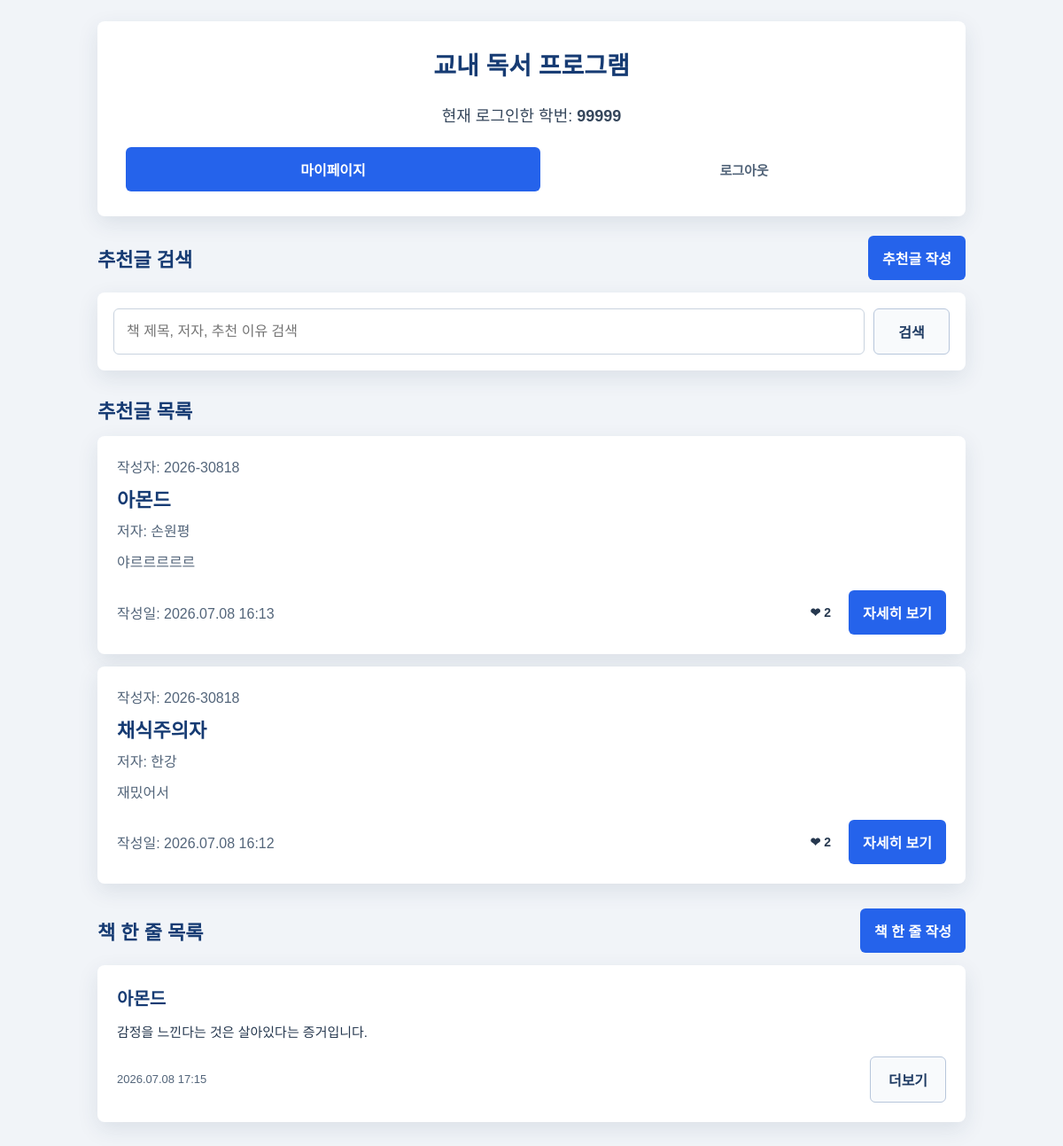
The page / (signed in) on the database as committed earlier.
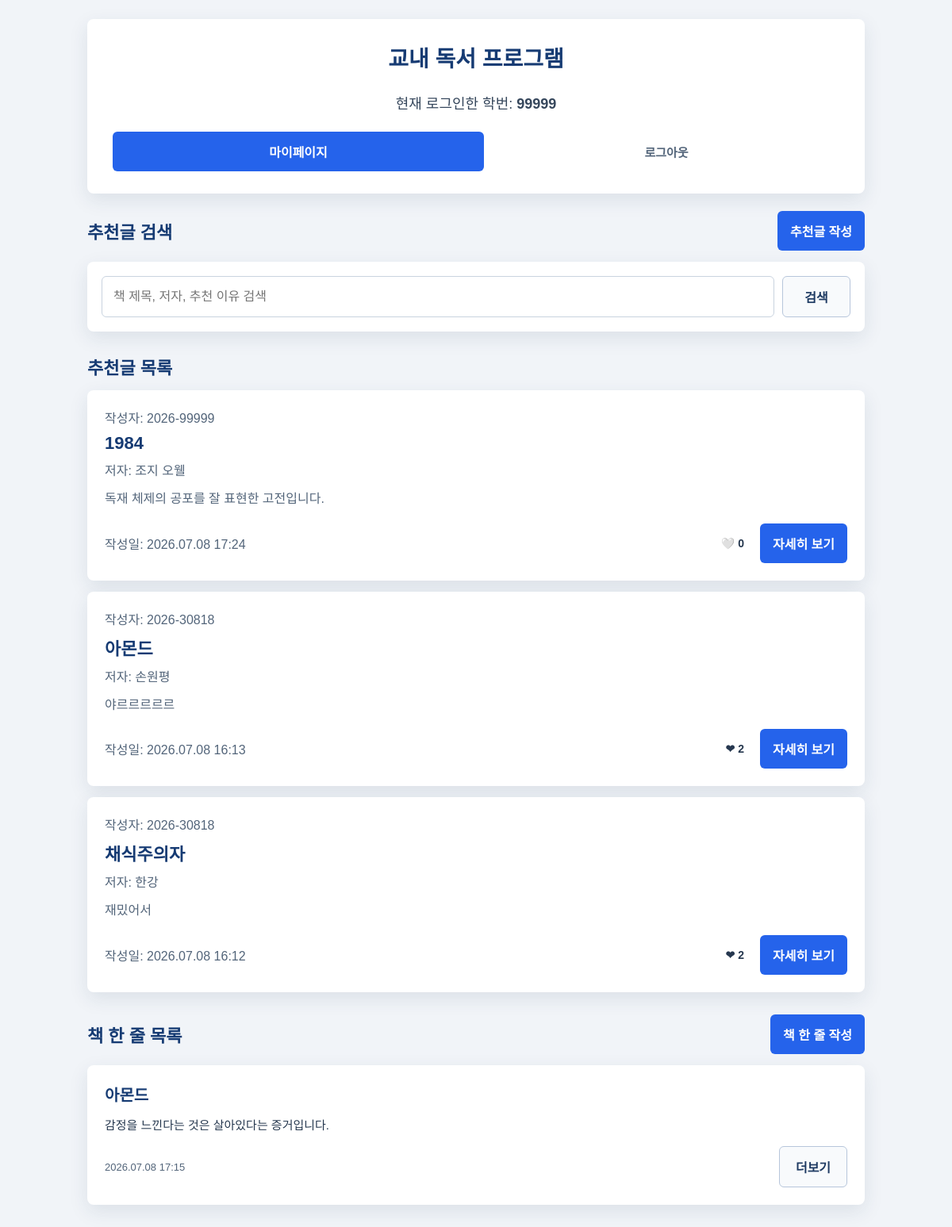
The same page on the database as committed later.
### recommendations/models.py (models this page shows, shortened)
class Recommendation(models.Model):
    author = models.ForeignKey(
        settings.AUTH_USER_MODEL,
        on_delete=models.CASCADE,
        related_name='recommendations',
        verbose_name='작성자',
    )
    is_anonymous = models.BooleanField(default=False, verbose_name='익명 여부')
    writer_name = models.CharField(max_length=20, verbose_name='작성자 표시')
    book_title = models.CharField(max_length=100, verbose_name='책 제목')
    book_author = models.CharField(max_length=50, verbose_name='저자')
    post_text = models.TextField(verbose_name='추천 이유')
    created_at = models.DateTimeField(auto_now_add=True, verbose_name='작성일')
    updated_at = models.DateTimeField(auto_now=True, verbose_name='수정일')
    liked_users = models.ManyToManyField(
        settings.AUTH_USER_MODEL,
        blank=True,
        related_name='liked_recommendations',
        verbose_name='좋아요 사용자',
    )
    class Meta:
        ordering = ['-created_at']
        verbose_name = '추천글'
        verbose_name_plural = '추천글'
    @property
    def like_count(self):
        return self.liked_users.count()

### brief_reviews/models.py (models this page shows, shortened)
class BookQuote(models.Model):
    author = models.ForeignKey(
        settings.AUTH_USER_MODEL,
        on_delete=models.CASCADE,
        related_name='book_quotes',
        verbose_name='작성자',
    )
    book_title = models.CharField(max_length=100, verbose_name='책 제목')
    post_text = models.TextField(verbose_name='책 한 줄 내용')
    created_at = models.DateTimeField(auto_now_add=True, verbose_name='작성일')
    updated_at = models.DateTimeField(auto_now=True, verbose_name='수정일')
    class Meta:
        ordering = ['-created_at']
        verbose_name = '책 한 줄'
        verbose_name_plural = '책 한 줄'

### users/views.py (the view)
# urls.py: path('', views.home, name='home'),
@login_required
def home(request):
    search_query = request.GET.get('q', '').strip()
    recommendations = Recommendation.objects.select_related('author').order_by('-created_at')
    quotes = BookQuote.objects.select_related('author').order_by('-created_at')[:5]
    if search_query:
        recommendations = recommendations.filter(
            Q(book_title__icontains=search_query)
            | Q(book_author__icontains=search_query)
            | Q(post_text__icontains=search_query)
        )
    return render(
        request,
        'users/home.html',
        {
            'recommendations': recommendations,
            'quotes': quotes,
            'search_query': search_query,
        },
    )

### templates/users/home.html (shortened to what the changed rows need)
{% load static %}
<!DOCTYPE html>
<html lang="ko">
<head>
    <link rel="stylesheet" href="{% static 'users/style.css' %}">
</head>
<body>
    <main class="page list-page">
        <section class="content-wrap">
            <div class="home-top-card">
                <h1>교내 독서 프로그램</h1>
            </div>
            <div class="main-section">
                <div class="section-header">
                    <h2>추천글 검색</h2>
                </div>
            </div>
            <div class="main-section">
                <div class="section-header">
                    <h2>추천글 목록</h2>
                </div>
                <div class="recommendation-grid">
                    {% for recommendation in recommendations %}
                        <a class="recommendation-card" href="{% url 'recommendation_detail' recommendation.id %}">
                            <p class="meta-text">작성자: {{ recommendation.writer_name }}</p>
                            <h2>{{ recommendation.book_title }}</h2>
                            <p class="author-text">저자: {{ recommendation.book_author }}</p>
                            <p class="preview-text">{{ recommendation.post_text|truncatechars:100 }}</p>
                            <div class="card-footer">
                                <div>
                                    <p class="meta-text">작성일: {{ recommendation.created_at|date:"Y.m.d H:i" }}</p>
                                </div>
                                <div class="footer-actions">
                                    <form method="post" action="{% url 'toggle_like' recommendation.id %}" class="like-form">
                                        <button type="submit" class="like-button">
                                            {% if request.user in recommendation.liked_users.all %}
                                                ❤ {{ recommendation.like_count }}
                                            {% else %}
                                                🤍 {{ recommendation.like_count }}
                                            {% endif %}
                                        </button>
                                    </form>
                                    <span class="primary-button link-button compact-button detail-button">자세히 보기</span>
                                </div>
                            </div>
                        </a>
                    {% empty %}
                        <div class="empty-box">
                            <p>표시할 추천글이 없습니다.</p>
                        </div>
                    {% endfor %}
                </div>
            </div>
            <div class="main-section">
                <div class="section-header">
                    <h2>책 한 줄 목록</h2>
                </div>
                <div class="recommendation-grid">
                    {% for quote in quotes %}
                        <div class="quote-card">
                            <h2>{{ quote.book_title }}</h2>
                            <p class="quote-text">{{ quote.post_text|truncatechars:150 }}</p>
                            <div class="quote-footer">
                                <p class="meta-text">{{ quote.created_at|date:"Y.m.d H:i" }}</p>
                                <a class="secondary-button link-button compact-button" href="{% url 'quote_list' %}">더보기</a>
                            </div>
                        </div>
                    {% empty %}
                        <div class="empty-box">
                            <p>아직 작성된 책 한 줄이 없습니다.</p>
                        </div>
                    {% endfor %}
                </div>
            </div>
        </section>
    </main>
</body>
</html>

Rows that differ between the two databases and show on the page:
added Recommendation: writer_name "2026-99999", book_title "1984", book_author "조지 오웰", post_text "독재 체제의 공포를 잘 표현한 고전입니다.", created_at "2026.07.08 17:24", like_count "0"
